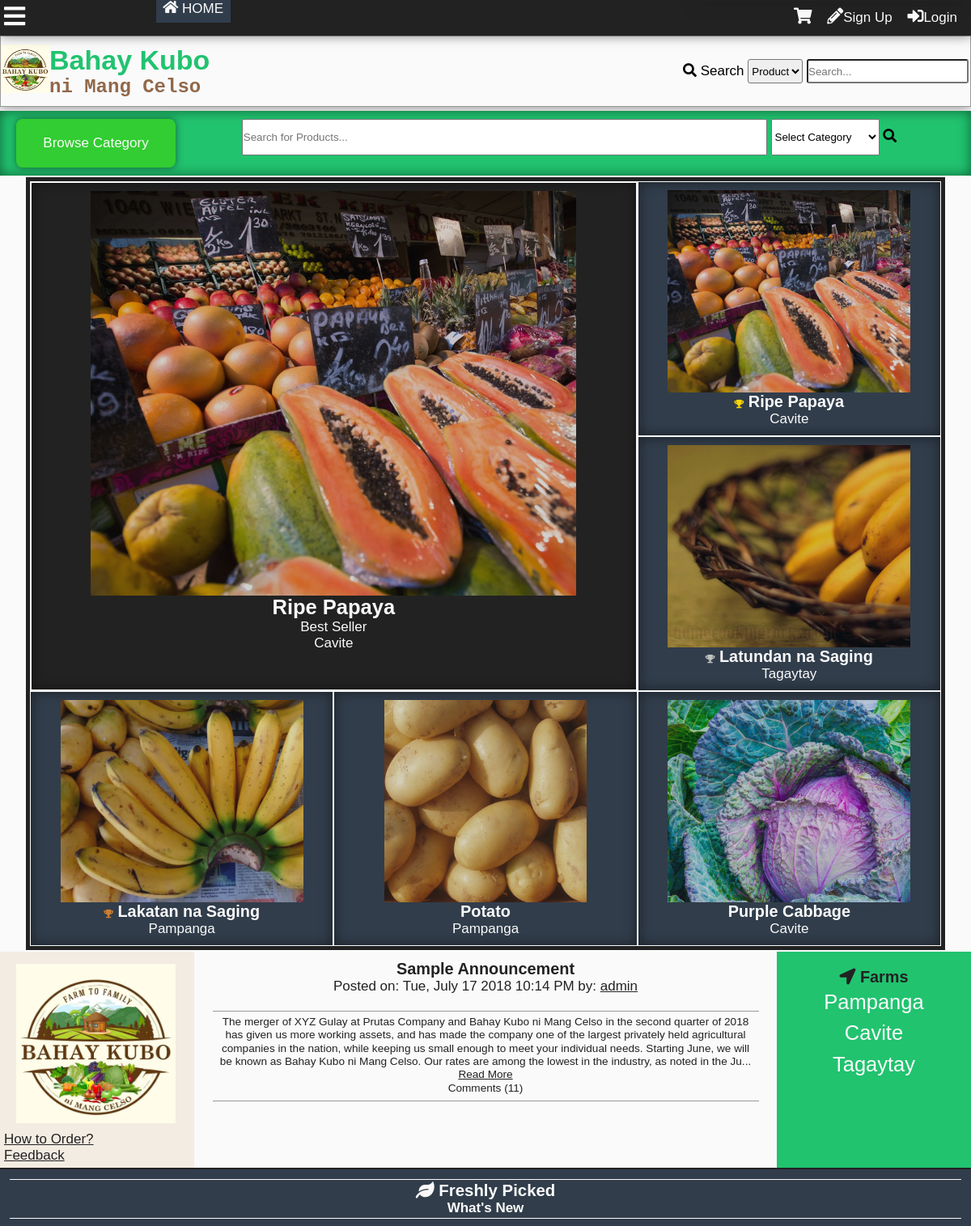
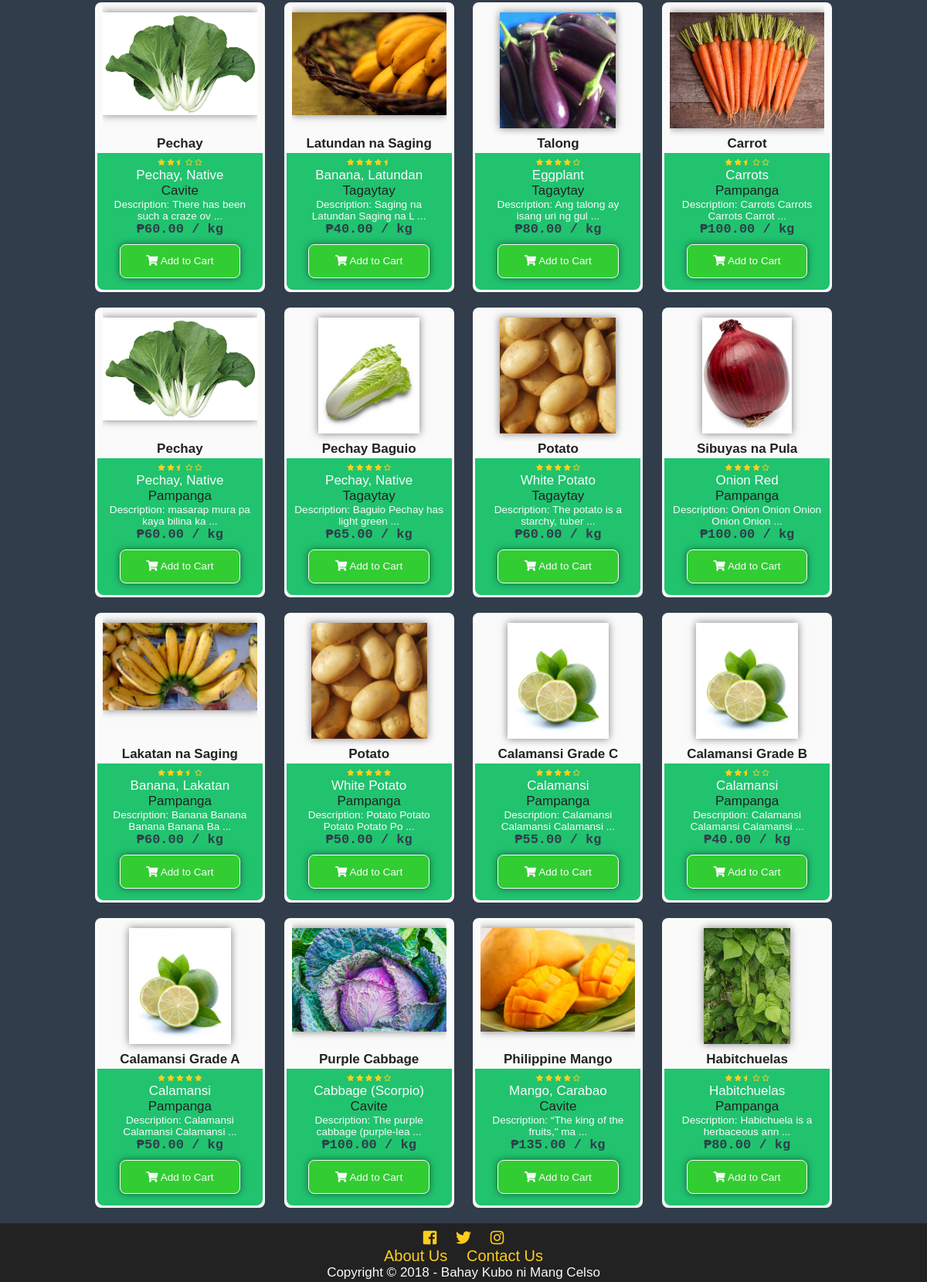
The page / on the database its author committed (2 pictures, top to bottom).
### tables this page shows
CREATE TABLE `tblannouncement` (
  `announceid` int(11) NOT NULL,
  `title` varchar(100) NOT NULL,
  `content` text NOT NULL,
  `datecreated` datetime DEFAULT NULL,
  `author` int(11) NOT NULL
);

CREATE TABLE `tbluser` (
  `userid` int(11) NOT NULL,
  `username` varchar(100) NOT NULL,
  `password` varchar(100) NOT NULL,
  `firstname` varchar(100) NOT NULL,
  `middlename` varchar(100) NOT NULL,
  `lastname` varchar(100) NOT NULL,
  `birthday` varchar(20) NOT NULL,
  `datecreated` timestamp NOT NULL DEFAULT '0000-00-00 00:00:00',
  `email` varchar(100) NOT NULL,
  `phone` varchar(100) NOT NULL,
  `location` varchar(255) NOT NULL,
  `usertypeid` int(11) NOT NULL,
  `access` int(11) NOT NULL,
  `imgpath` varchar(200) NOT NULL,
  `bio` text NOT NULL,
  `is_show_email` tinyint(1) NOT NULL,
  `gender` int(11) NOT NULL,
  `lastupdate` timestamp NOT NULL DEFAULT '0000-00-00 00:00:00',
  `lastonline` timestamp NOT NULL DEFAULT '0000-00-00 00:00:00',
  `profileviews` int(11) NOT NULL
);

CREATE TABLE `tblfarm` (
  `farmid` int(11) NOT NULL,
  `farmname` varchar(100) NOT NULL,
  `address` varchar(255) NOT NULL,
  `status` int(11) NOT NULL
);

CREATE TABLE `tblproduct` (
  `productid` int(11) NOT NULL,
  `categoryid` int(11) NOT NULL,
  `productname` varchar(100) NOT NULL,
  `description` mediumtext NOT NULL,
  `farmid` int(11) NOT NULL,
  `userid` int(11) NOT NULL,
  `dateposted` datetime DEFAULT NULL,
  `price` decimal(10,2) NOT NULL,
  `img` varchar(200) NOT NULL,
  `view` int(11) NOT NULL,
  `rating` decimal(10,2) NOT NULL,
  `is_approved` tinyint(1) NOT NULL,
  `is_available` int(11) NOT NULL
);

CREATE TABLE `tblcategory` (
  `categoryid` int(11) NOT NULL,
  `category` varchar(100) NOT NULL,
  `status` int(11) NOT NULL,
  `low` decimal(10,2) NOT NULL,
  `high` decimal(10,2) NOT NULL,
  `prevailing` decimal(10,2) NOT NULL
);

### index.php (the view, shortened to what the rows shown need)
<?php
	include'functions.php';
	require_once'connection.php';
?>
<!DOCTYPE html>
<html lang="en">
<head>
  	<link rel="stylesheet" href="css/style.css">
  	<link rel="stylesheet" href="css/fontawesome-all.css">
</head>
<body onscroll="scrollOpacity()">
	<div class="main-container">
	<?php
		addheader();
	?>
		<div class="featured-product-grid">
<?php
	$sql = "SELECT t1.productid,img, productname, farmname FROM tblsales AS t1
	RIGHT JOIN tblproduct AS t2
		ON t1.productid = t2.productid
	LEFT JOIN tblfarm AS t3
		ON t2.farmid = t3.farmid
	WHERE is_available = 1 AND is_approved = 1
	GROUP BY t1.productid
	ORDER BY SUM(weight) DESC
	LIMIT 5";
	$result = $conn->query($sql);
	$salescount = $result->num_rows;
	if($salescount ==5){
	$count = 1;
	while($row = $result->fetch_object()){
		if($count==1){
			$productid1 = $row->productid;
			$product1 = $row->productname;
			$farm1 = $row->farmname;
			$img1=$row->img;
		}else if($count==2){
			$productid2 = $row->productid;
			$product2 = $row->productname;
			$farm2 = $row->farmname;
			$img2=$row->img;
		}else if($count==3){
			$productid3 = $row->productid;
			$product3= $row->productname;
			$farm3 = $row->farmname;
			$img3=$row->img;
		}else if($count==4){
			$productid4 = $row->productid;
			$product4= $row->productname;
			$farm4 = $row->farmname;
			$img4=$row->img;
		}else if($count==5){
			$productid5 = $row->productid;
			$product5= $row->productname;
			$farm5 = $row->farmname;
			$img5=$row->img;
		}
		$count++;
	}
	echo'<div id="showcase">
		<a id="showcase-link" href="product.php?id='.$productid1.'">
			<div>
				<div class="featured-img-wrap">
					<img id="showcase-img" class="featured-img" src="'.$img1.'">
				</div>
				<div class="featured-desc">
					<h2 id="showcase-name">'.$product1.'</h2>
					<p>Best Seller</p>
					<p id="showcase-farm">'.$farm1.'</p>
				</div>
			</div></a>
		</div>
		<div id="top1">
			<a href="product.php?id='.$productid1.'">
			<div>
				<div class="featured-img-wrap">
					<img class="featured-img" src="'.$img1.'">
				</div>
				<div class="featured-desc">
					<h3><i class="fas fa-trophy gold"></i> '.$product1.'</h3>
					<p>'.$farm1.'</p>
				</div>
			</div>
			</a>
		</div>
		<div id="top2">
		<a href="product.php?id='.$productid2.'">
			<div>
				<div class="featured-img-wrap">
					<img class="featured-img" src="'.$img2.'">
				</div>
				<div class="featured-desc">
					<h3><i class="fas fa-trophy silver"></i> '.$product2.'</h3>
					<p>'.$farm2.'</p>
				</div>
			</div>
		</a>
		</div>
		<div id="bottom">
			<a href="product.php?id='.$productid3.'">
			<div id="top3">
				<div>
				<div class="featured-img-wrap">
					<img class="featured-img" src="'.$img3.'">
				</div>
				<div class="featured-desc">
					<h3><i class="fas fa-trophy bronze"></i> '.$product3.'</h3>
					<p>'.$farm3.'</p>
				</div>
			</div>
			</div></a>
			<a href="product.php?id='.$productid4.'">
			<div id="top4">
				<div>
				<div class="featured-img-wrap">
					<img class="featured-img" src="'.$img4.'">
				</div>
				<div class="featured-desc">
					<h3>'.$product4.'</h3>
					<p>'.$farm4.'</p>
				</div>
			</div>
			</div></a>
			<a href="product.php?id='.$productid5.'">
			<div id="top5">
				<div>
				<div class="featured-img-wrap">
					<img class="featured-img" src="'.$img5.'">
				</div>
				<div class="featured-desc">
					<h3>'.$product5.'</h3>
					<p>'.$farm5.'</p>
				</div>
			</div>
			</div></a>
		</div>';
	}
?>
		</div>
		<div class="main-content">
			<div class="main-content-grid">
				<div class="announcement">
<?php
$sql="SELECT announceid,title,content,t1.datecreated,author,username FROM tblannouncement AS t1
LEFT JOIN tbluser
	ON userid = author
ORDER BY announceid DESC
LIMIT 1";
$result= $conn->query($sql);
$row=$result->fetch_object();
	$announceid = $row->announceid;
	$title = $row->title;
	$content = $row->content;
	$date = date('D, F j Y g:i A',strtotime($row->datecreated));
	$userid = $row->author;
	$author = $row->username;
	echo '<h3 id="announcement-title">'.$title.'</h3>
	<p>Posted on: '.$date.' by: <a href="profile.php?id='.$userid.'">'.$author.'</a></p>
	<div class="announce-content">'.substr(nl2br($content), 0, 420);
	if(strlen($content) > 450 ){
		echo'...';
	}
	echo'<br>
		<a class="center" id="announcement-comment" href="announcement.php">Read More</a>';
$sql = "SELECT commentannid FROM tblcommentann WHERE announceid = '$announceid'";
$result= $conn->query($sql);
$comments = $result->num_rows;
echo'<p>Comments ('.number_format($comments).')</p>
		</div>
		';
?>
				</div>
				<div class="farm-select-div">
					<ul>
<?php
$sql = "SELECT farmid, farmname FROM tblfarm WHERE status=1";
$result = $conn->query($sql);
while($row = $result->fetch_object()){
	$farmid = $row->farmid;
	$farmname = $row->farmname;
	echo '<li><a href="searchfarm.php?id='.$farmid.'">'.$farmname.'</a></li>';
}
?>
					</ul>
				</div>
				<div class="content-body">
					<h2><i class="fas fa-leaf"></i> Freshly Picked<br>
					<small>What's New</small></h2>
<?php
$string = 'WHERE is_approved = 1 AND is_available = 1
	ORDER BY dateposted DESC
	LIMIT 16';
showProduct($string);
?>
				</div>
		</div>
	</div>
</body>
</html>

### functions.php (shortened to what the rows shown need)
<?php
function addheader(){
	echo'<header id="main-header">
			<div class="grid-header">
				<div class="box1">
					<a href="index.php">
						<div class="logo">
							<img src="img/logo.jpg">
						</div>
						<div id="header-text">
						<h1 id="first-text">Bahay Kubo</h1><br>
							<h2 id="second-text"> ni Mang Celso</h2>
						</div>
					</a>
				</div>
				<div class="box2">';
				echo'</div>
				<div class="modal2">
				</div>
				<div id="search-dropdown">
				</div>
			</div>
		</header>
		<div class="subheader">
			<div class="subgrid">
				<div class="svg">
					<p class="open-slide" onclick="openSlideMenu()">
						<i class="fas fa-bars"></i>
					</p>
				</div>
				<div class="nav">
					<a id="Home" href="index.php"><i class="fas fa-home"></i> HOME</a>
				</div>
				<div class="profile-grid">';
				echo'</div>
			</div>
		</div>
	';
}
function starsystem($percent){
	echo'<div class="star-system" title="'.$percent.'% rating">';
	if($percent>=98){
	echo'
		<i class="fas fa-star"></i>
		<i class="fas fa-star"></i>
		<i class="fas fa-star"></i>
		<i class="fas fa-star"></i>
		<i class="fas fa-star"></i>
	';
	}else if($percent>=85 & $percent<98){
	echo'
		<i class="fas fa-star"></i>
		<i class="fas fa-star"></i>
		<i class="fas fa-star"></i>
		<i class="fas fa-star"></i>
		<i class="fas fa-star-half"></i>
	';
	}else if($percent>=75 & $percent<85){
	echo'
		<i class="fas fa-star"></i>
		<i class="fas fa-star"></i>
		<i class="fas fa-star"></i>
		<i class="fas fa-star"></i>
		<i class="far fa-star"></i>
	';
	}else if($percent>=65 & $percent<75){
	echo'
		<i class="fas fa-star"></i>
		<i class="fas fa-star"></i>
		<i class="fas fa-star"></i>
		<i class="fas fa-star-half"></i>
		<i class="far fa-star"></i>
	';
	}else if($percent>=45 & $percent<55){
	echo'
		<i class="fas fa-star"></i>
		<i class="fas fa-star"></i>
		<i class="fas fa-star-half"></i>
		<i class="far fa-star"></i>
		<i class="far fa-star"></i>
	';
	}else if($percent>=35 & $percent<45){
	echo'
		<i class="fas fa-star"></i>
		<i class="fas fa-star"></i>
		<i class="far fa-star"></i>
		<i class="far fa-star"></i>
		<i class="far fa-star"></i>
	';
	}else if($percent>=25 & $percent<35){
	echo'
		<i class="fas fa-star"></i>
		<i class="fas fa-star-half"></i>
		<i class="far fa-star"></i>
		<i class="far fa-star"></i>
		<i class="far fa-star"></i>
	';
	}else if($percent>=15 & $percent<25){
	echo'
		<i class="fas fa-star"></i>
		<i class="far fa-star"></i>
		<i class="far fa-star"></i>
		<i class="far fa-star"></i>
		<i class="far fa-star"></i>
	';
	}else if($percent>=4 & $percent<15){
	echo'
		<i class="fas fa-star-half"></i>
		<i class="far fa-star"></i>
		<i class="far fa-star"></i>
		<i class="far fa-star"></i>
		<i class="far fa-star"></i>
	';
	}else if($percent<4){
	echo'
		<i class="far fa-star"></i>
		<i class="far fa-star"></i>
		<i class="far fa-star"></i>
		<i class="far fa-star"></i>
		<i class="far fa-star"></i>
	';
	}
	echo'</div>';
}
function showProduct($where){
	$conn = new mysqli('localhost','root','','itsproject');
	$sql = "SELECT productid,category, productname, description, farmname, username, dateposted, price, img, rating FROM tblproduct as t1
	LEFT JOIN tblcategory as t2
		ON t1.categoryid = t2.categoryid
	LEFT JOIN tbluser as t3
		ON t1.userid = t3.userid
	LEFT JOIN tblfarm as t4
		ON t1.farmid = t4.farmid
	$where";
	$result = $conn->query($sql);
	if($result){
	while($row = $result->fetch_object()){
		$id = $row->productid;
		$category = $row->category;
		$product = $row->productname;
		$desc = $row->description;
		$farm = $row->farmname;
		$price = $row->price;
		$img = $row->img;
		$rating = $row->rating;
		echo'
		<div class="product">
		<a href="product.php?id='.$id.'">
		<div class="product-img-wrap">
			<img src="'.$img.'" alt="Product Image">
		</div>
		<p class="product-title">'.$product.'</p>
		</a>
		<div class="product-content">
		<a href="product.php?id='.$id.'">
		<p>';
		starsystem($rating);
		echo'
		</p>
		<p class="product-category">'.$category.'</p>
		<p class="product-farm">'.$farm.'</p>
		<p class="product-desc">Description: '.substr($desc,0,30).' ...</p>
		</a>
		<p class="product-price">₱'.number_format($price,2).' / kg</p>
		<div class="add-to-cart" value="'.$id.'" onclick="addThistoCart(this)"><i class="fas fa-shopping-cart"></i> Add to Cart</div>
		</div>
		</div>';
	}
	}
}

### rows shown on the page
tblannouncement: title "Sample Announcement", datecreated "Tue, July 17 2018 10:14 PM", tbluser.username "admin", content "The merger of XYZ Gulay at Prutas Company and Bahay Kubo ni Mang Celso in the second quarter of 2018 has given us more working assets, and has made the company one of the largest privately held agricultural companies in the nation, while keeping us small enough to meet your individual needs. Starting June, we will be known as Bahay Kubo ni Mang Celso. Our rates are among the lowest in the industry, as noted in the Ju"
tblfarm: farmname "Pampanga"
tblfarm: farmname "Cavite"
tblfarm: farmname "Tagaytay"
tblproduct: img (picture), productname "Pechay", categoryid.category "Pechay, Native", farmid.farmname "Cavite", description "There has been such a craze ov", price "60.00", $id 21 (drawn)
tblproduct: img (picture), productname "Latundan na Saging", categoryid.category "Banana, Latundan", farmid.farmname "Tagaytay", description "Saging na Latundan Saging na L", price "40.00", $id 20 (drawn)
tblproduct: img (picture), productname "Talong", categoryid.category "Eggplant", farmid.farmname "Tagaytay", description "Ang talong ay isang uri ng gul", price "80.00", $id 19 (drawn)
tblproduct: img (picture), productname "Carrot", categoryid.category "Carrots", farmid.farmname "Pampanga", description "Carrots Carrots Carrots Carrot", price "100.00", $id 18 (drawn)
tblproduct: img (picture), productname "Pechay", categoryid.category "Pechay, Native", farmid.farmname "Pampanga", description "masarap mura pa kaya bilina ka", price "60.00", $id 17 (drawn)
tblproduct: img (picture), productname "Pechay Baguio", categoryid.category "Pechay, Native", farmid.farmname "Tagaytay", description "Baguio Pechay has light green", price "65.00", $id 16 (drawn)
tblproduct: img (picture), productname "Potato", categoryid.category "White Potato", farmid.farmname "Tagaytay", description "The potato is a starchy, tuber", price "60.00", $id 15 (drawn)
tblproduct: img (picture), productname "Sibuyas na Pula", categoryid.category "Onion Red", farmid.farmname "Pampanga", description "Onion Onion Onion Onion Onion", price "100.00", $id 14 (drawn)
tblproduct: img (picture), productname "Lakatan na Saging", categoryid.category "Banana, Lakatan", farmid.farmname "Pampanga", description "Banana Banana Banana Banana Ba", price "60.00", $id 13 (drawn)
tblproduct: img (picture), productname "Potato", categoryid.category "White Potato", farmid.farmname "Pampanga", description "Potato Potato Potato Potato Po", price "50.00", $id 12 (drawn)
tblproduct: img (picture), productname "Calamansi Grade C", categoryid.category "Calamansi", farmid.farmname "Pampanga", description "Calamansi Calamansi Calamansi", price "55.00", $id 11 (drawn)
tblproduct: img (picture), productname "Calamansi Grade B", categoryid.category "Calamansi", farmid.farmname "Pampanga", description "Calamansi Calamansi Calamansi", price "40.00", $id 10 (drawn)
tblproduct: img (picture), productname "Calamansi Grade A", categoryid.category "Calamansi", farmid.farmname "Pampanga", description "Calamansi Calamansi Calamansi", price "50.00", $id 9 (drawn)
tblproduct: img (picture), productname "Purple Cabbage", categoryid.category "Cabbage (Scorpio)", farmid.farmname "Cavite", description "The purple cabbage (purple-lea", price "100.00", $id 8 (drawn)
tblproduct: img (picture), productname "Philippine Mango", categoryid.category "Mango, Carabao", farmid.farmname "Cavite", description "“The king of the fruits,\" ma", price "135.00", $id 7 (drawn)
tblproduct: img (picture), productname "Habitchuelas", categoryid.category "Habitchuelas", farmid.farmname "Pampanga", description "Habichuela is a herbaceous ann", price "80.00", $id 6 (drawn)

### other values the page prints
$product1 "Ripe Papaya"
$farm1 "Cavite"
$product2 "Latundan na Saging"
$farm2 "Tagaytay"
$product3 "Lakatan na Saging"
$farm3 "Pampanga"
$product4 "Potato"
$farm4 "Pampanga"
$product5 "Purple Cabbage"
$farm5 "Cavite"
$comments "11"
